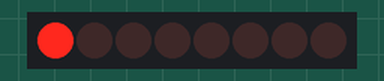
Simulated run of this sketch. Board: Arduino Uno, built with avr-gcc and run on an emulated ATmega328P. Shown: 8 shift-register outputs drawn as a row of LEDs (first output left, lit = HIGH). Wiring (inferred from the names in the program): shift register (74HC595): data pin 15; shift clock pin 16; latch pin 14. Wiring (inferred from the signals the program sends): row of LEDs: on Q0, Q1, Q2, Q3, Q4, Q5, Q6, Q7.

Above: at 0.2 s.
At 0.7 s:
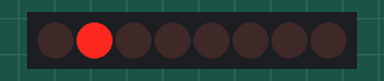
At 2.2 s:
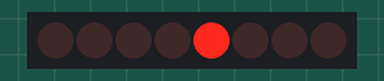
At 4.0 s:
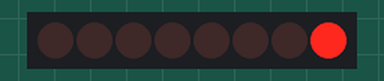
At 6.7 s:
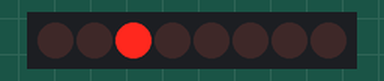
At 9.7 s:
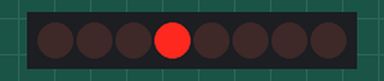
Timing chart, 0 to 10.4 s (numbered marks = the images above):
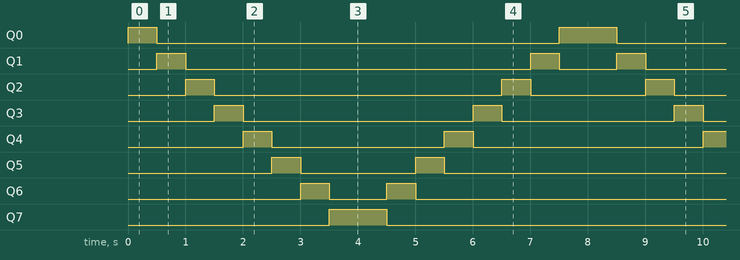

The sketch:

sketch_lab5_01.ino
```cpp
//Pin connected to ST_CP of 74HC595
int latchPin = 14;
//Pin connected to SH_CP of 74HC595
int clockPin = 16;
////Pin connected to DS of 74HC595
int dataPin = 15;


void setup() {
  //set pins to output so you can control the shift register
  pinMode(latchPin, OUTPUT);
  pinMode(clockPin, OUTPUT);
  pinMode(dataPin, OUTPUT);
}


void loop() {
  // count from 0 to 255 and display the number
  // on the LEDs
  for (int numberToDisplay = 1; numberToDisplay <=128; numberToDisplay*=2) {
    // take the latchPin low so
    // the LEDs don't change while you're sending in bits:
    digitalWrite(latchPin, LOW);
    // shift out the bits:
    shiftOut(dataPin, clockPin, MSBFIRST, numberToDisplay);

    //take the latch pin high so the LEDs will light up:
    digitalWrite(latchPin, HIGH);
    // pause before next value:
    delay(500);
  }

  for (int numberToDisplay =128 ; numberToDisplay >=1; numberToDisplay/=2) {
    // take the latchPin low so
    // the LEDs don't change while you're sending in bits:
    digitalWrite(latchPin, LOW);
    // shift out the bits:
    shiftOut(dataPin, clockPin, MSBFIRST, numberToDisplay);

    //take the latch pin high so the LEDs will light up:
    digitalWrite(latchPin, HIGH);
    // pause before next value:
    delay(500);
  }
}
```

Measured:
- by itself, Q0: repeats every 8.0 s: LOW 7.0 s, HIGH 1.0 s
- by itself, Q1: repeats every 8.0 s: LOW 6.0 s, HIGH 0.50 s, LOW 1.0 s, HIGH 0.50 s
- by itself, Q2: repeats every 8.0 s: LOW 5.0 s, HIGH 0.50 s, LOW 2.0 s, HIGH 0.50 s
- by itself, Q3: repeats every 8.0 s: LOW 4.0 s, HIGH 0.50 s, LOW 3.0 s, HIGH 0.50 s
- by itself, Q4: repeats every 8.0 s: LOW 3.0 s, HIGH 0.50 s, LOW 4.0 s, HIGH 0.50 s
- by itself, Q5: repeats every 8.0 s: LOW 2.0 s, HIGH 0.50 s, LOW 5.0 s, HIGH 0.50 s
- by itself, Q6: repeats every 8.0 s: LOW 1.0 s, HIGH 0.50 s, LOW 6.0 s, HIGH 0.50 s
- by itself, Q7: alternates HIGH for 1.0 s and LOW for 7.0 s
